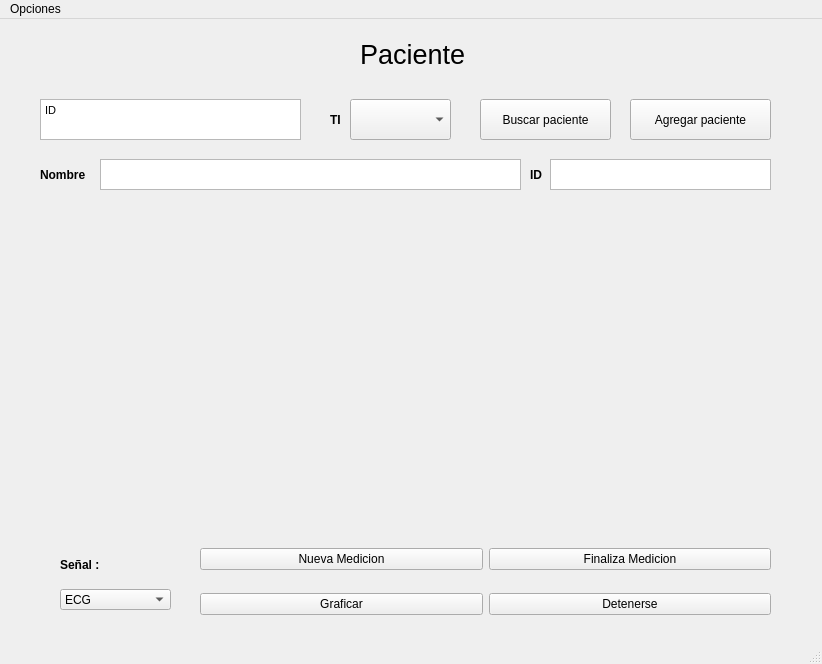
<?xml version="1.0" encoding="UTF-8"?>
<ui version="4.0">
 <class>MainWindow</class>
 <widget class="QMainWindow" name="MainWindow">
  <property name="geometry">
   <rect>
    <x>0</x>
    <y>0</y>
    <width>822</width>
    <height>664</height>
   </rect>
  </property>
  <property name="windowTitle">
   <string>MainWindow</string>
  </property>
  <widget class="QWidget" name="centralwidget">
   <widget class="QTextEdit" name="busqueda">
    <property name="geometry">
     <rect>
      <x>40</x>
      <y>80</y>
      <width>261</width>
      <height>41</height>
     </rect>
    </property>
    <property name="html">
     <string>&lt;!DOCTYPE HTML PUBLIC &quot;-//W3C//DTD HTML 4.0//EN&quot; &quot;http://www.w3.org/TR/REC-html40/strict.dtd&quot;&gt;
&lt;html&gt;&lt;head&gt;&lt;meta name=&quot;qrichtext&quot; content=&quot;1&quot; /&gt;&lt;style type=&quot;text/css&quot;&gt;
p, li { white-space: pre-wrap; }
&lt;/style&gt;&lt;/head&gt;&lt;body style=&quot; font-family:'MS Shell Dlg 2'; font-size:8.25pt; font-weight:400; font-style:normal;&quot;&gt;
&lt;p style=&quot; margin-top:0px; margin-bottom:0px; margin-left:0px; margin-right:0px; -qt-block-indent:0; text-indent:0px;&quot;&gt;&lt;span style=&quot; font-size:8pt;&quot;&gt;ID&lt;/span&gt;&lt;/p&gt;&lt;/body&gt;&lt;/html&gt;</string>
    </property>
   </widget>
   <widget class="QLabel" name="titulo">
    <property name="geometry">
     <rect>
      <x>360</x>
      <y>20</y>
      <width>311</width>
      <height>31</height>
     </rect>
    </property>
    <property name="font">
     <font>
      <pointsize>20</pointsize>
     </font>
    </property>
    <property name="text">
     <string>Paciente</string>
    </property>
   </widget>
   <widget class="QPushButton" name="buscar">
    <property name="geometry">
     <rect>
      <x>480</x>
      <y>80</y>
      <width>131</width>
      <height>41</height>
     </rect>
    </property>
    <property name="text">
     <string>Buscar paciente</string>
    </property>
   </widget>
   <widget class="QPushButton" name="agregar">
    <property name="geometry">
     <rect>
      <x>630</x>
      <y>80</y>
      <width>141</width>
      <height>41</height>
     </rect>
    </property>
    <property name="text">
     <string>Agregar paciente</string>
    </property>
   </widget>
   <widget class="QLabel" name="Nombre">
    <property name="geometry">
     <rect>
      <x>40</x>
      <y>140</y>
      <width>81</width>
      <height>31</height>
     </rect>
    </property>
    <property name="font">
     <font>
      <weight>75</weight>
      <bold>true</bold>
     </font>
    </property>
    <property name="text">
     <string>Nombre</string>
    </property>
   </widget>
   <widget class="QTextEdit" name="nombre">
    <property name="geometry">
     <rect>
      <x>100</x>
      <y>140</y>
      <width>421</width>
      <height>31</height>
     </rect>
    </property>
   </widget>
   <widget class="QLabel" name="ID_2">
    <property name="geometry">
     <rect>
      <x>530</x>
      <y>140</y>
      <width>81</width>
      <height>31</height>
     </rect>
    </property>
    <property name="font">
     <font>
      <weight>75</weight>
      <bold>true</bold>
     </font>
    </property>
    <property name="text">
     <string>ID</string>
    </property>
   </widget>
   <widget class="QTextEdit" name="ID">
    <property name="geometry">
     <rect>
      <x>550</x>
      <y>140</y>
      <width>221</width>
      <height>31</height>
     </rect>
    </property>
   </widget>
   <widget class="QWidget" name="horizontalLayoutWidget">
    <property name="geometry">
     <rect>
      <x>200</x>
      <y>560</y>
      <width>571</width>
      <height>51</height>
     </rect>
    </property>
    <layout class="QHBoxLayout" name="horizontalLayout">
     <item>
      <widget class="QPushButton" name="pushButton_2">
       <property name="text">
        <string>Graficar</string>
       </property>
      </widget>
     </item>
     <item>
      <widget class="QPushButton" name="pushButton">
       <property name="text">
        <string>Detenerse</string>
       </property>
      </widget>
     </item>
    </layout>
   </widget>
   <widget class="QLabel" name="TI">
    <property name="geometry">
     <rect>
      <x>330</x>
      <y>80</y>
      <width>81</width>
      <height>41</height>
     </rect>
    </property>
    <property name="font">
     <font>
      <weight>75</weight>
      <bold>true</bold>
     </font>
    </property>
    <property name="text">
     <string>TI</string>
    </property>
   </widget>
   <widget class="QComboBox" name="ti">
    <property name="geometry">
     <rect>
      <x>350</x>
      <y>80</y>
      <width>101</width>
      <height>41</height>
     </rect>
    </property>
   </widget>
   <widget class="QWidget" name="cajita" native="true">
    <property name="geometry">
     <rect>
      <x>40</x>
      <y>190</y>
      <width>731</width>
      <height>311</height>
     </rect>
    </property>
   </widget>
   <widget class="QWidget" name="horizontalLayoutWidget_2">
    <property name="geometry">
     <rect>
      <x>200</x>
      <y>520</y>
      <width>571</width>
      <height>41</height>
     </rect>
    </property>
    <layout class="QHBoxLayout" name="horizontalLayout_2">
     <item>
      <widget class="QPushButton" name="nueva_medicion">
       <property name="text">
        <string>Nueva Medicion</string>
       </property>
      </widget>
     </item>
     <item>
      <widget class="QPushButton" name="finalizar_medicion">
       <property name="text">
        <string>Finaliza Medicion</string>
       </property>
      </widget>
     </item>
    </layout>
   </widget>
   <widget class="QComboBox" name="comboBox">
    <property name="geometry">
     <rect>
      <x>60</x>
      <y>570</y>
      <width>111</width>
      <height>21</height>
     </rect>
    </property>
    <item>
     <property name="text">
      <string>ECG</string>
     </property>
    </item>
    <item>
     <property name="text">
      <string>EMG</string>
     </property>
    </item>
    <item>
     <property name="text">
      <string>EDA</string>
     </property>
    </item>
    <item>
     <property name="text">
      <string>ACG</string>
     </property>
    </item>
    <item>
     <property name="text">
      <string>LUX</string>
     </property>
    </item>
   </widget>
   <widget class="QLabel" name="Nombre_2">
    <property name="geometry">
     <rect>
      <x>60</x>
      <y>530</y>
      <width>81</width>
      <height>31</height>
     </rect>
    </property>
    <property name="font">
     <font>
      <weight>75</weight>
      <bold>true</bold>
     </font>
    </property>
    <property name="text">
     <string>Señal : </string>
    </property>
   </widget>
  </widget>
  <widget class="QMenuBar" name="menubar">
   <property name="geometry">
    <rect>
     <x>0</x>
     <y>0</y>
     <width>822</width>
     <height>21</height>
    </rect>
   </property>
   <widget class="QMenu" name="menuOpciones">
    <property name="title">
     <string>Opciones</string>
    </property>
    <addaction name="actionVer_historial"/>
    <addaction name="actionDiagn_stico"/>
   </widget>
   <addaction name="menuOpciones"/>
  </widget>
  <widget class="QStatusBar" name="statusbar"/>
  <action name="actionVer_historial">
   <property name="text">
    <string>Ver historial</string>
   </property>
  </action>
  <action name="actionDiagn_stico">
   <property name="text">
    <string>Diagnóstico</string>
   </property>
  </action>
 </widget>
 <resources/>
 <connections/>
</ui>
